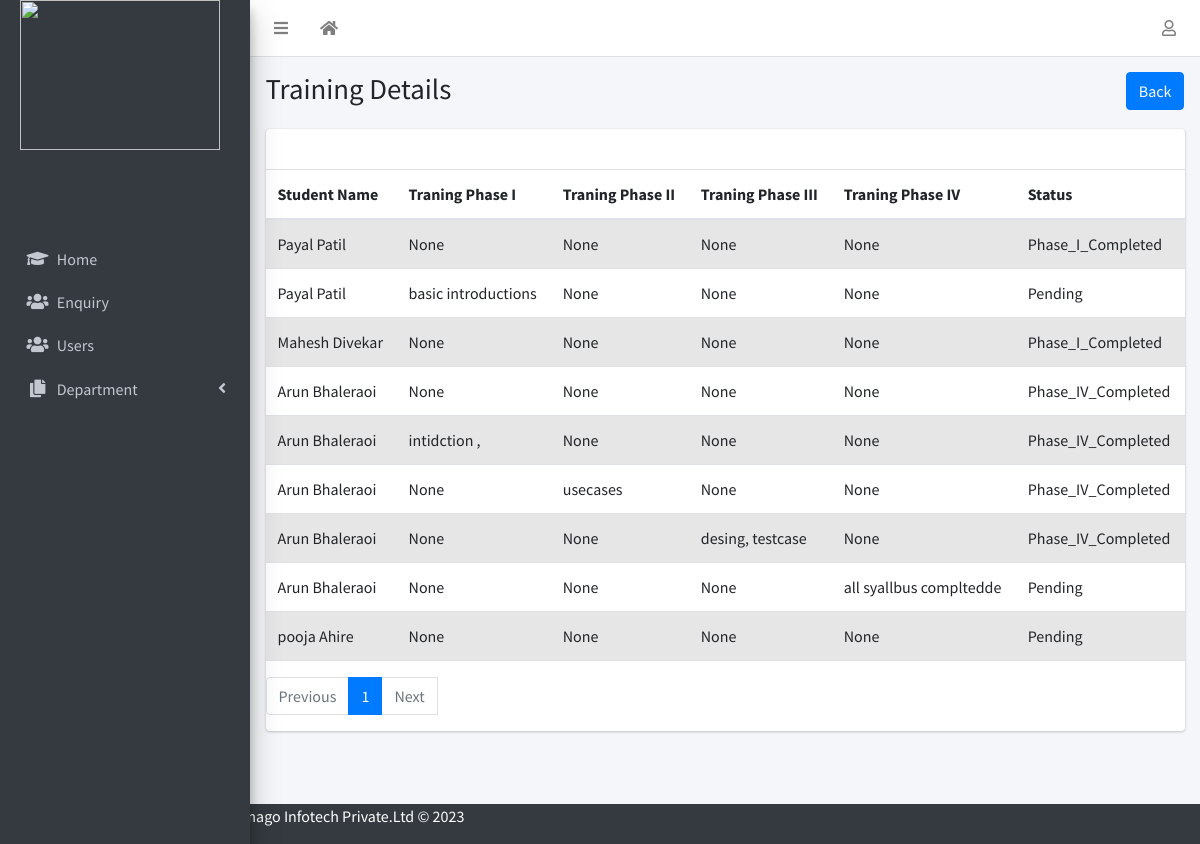
The page /training_list/ on the database its author committed.
### emanage/models.py (models this page shows)
class Training(models.Model):
    user = models.OneToOneField(User, on_delete=models.CASCADE,related_name='training',null=True)
    trainer_name=models.ForeignKey(Trainer,on_delete=models.CASCADE,null=True,blank=True)
    enquiry=models.ForeignKey(Enquiry,on_delete=models.CASCADE,null=True,blank=True)
    STATUS=(
        ('Pending','Pending'),
        ('Phase_I_Completed','Phase_I_Completed'),
        ('Phase_II_Completed','Phase_II_Completed'),
        ('Phase_III_Completed','Phase_III_Completed'),
        ('Phase_IV_Completed','Phase_IV_Completed'),
    )
    training_status= models.TextField(max_length=100, choices=STATUS, default="Pending",null=True)
    phase_I=models.CharField(max_length=500,null=True,blank=True)
    phase_II=models.CharField(max_length=500,null=True,blank=True)
    phase_III=models.CharField(max_length=500,null=True,blank=True)
    phase_IV=models.CharField(max_length=500,null=True,blank=True)
    date1=models.DateField(default=datetime.date.today)
    date2=models.DateField(default=datetime.date.today)
    date3=models.DateField(default=datetime.date.today)
    date4=models.DateField(default=datetime.date.today)

class Enquiry(models.Model):
    user = models.OneToOneField(User, on_delete=models.CASCADE,related_name='enquiry',null=True)
    Full_Name=models.CharField(max_length=250,default="")
    gender=models.CharField(max_length=10)
    Email_Address=models.EmailField()
    Contact_Number=models.IntegerField()
    Permanent_Address=models.TextField(blank=True,null=True,default='')
    Date_of_Birth=models.DateField(auto_now_add=False,null=True,blank=True)
    massage=models.TextField(blank=True,null=True)
    Whatsapp_Number=models.IntegerField(blank=True,null=True)
    Alternate_Number=models.IntegerField(blank=True,null=True)
    How_did_you_hear_about_us=models.CharField(null=True,max_length=50)
    qualification=models.CharField(max_length=50,null=True,blank=True)
    Technical_Skills=models.CharField(max_length=150,null=True,blank=True)
    Certification_Done=models.CharField(max_length=200,null=True,blank=True)
    Area_of_Intrest=models.CharField(max_length=200,null=True,blank=True)
    reference=models.CharField(max_length=100,null=True,blank=True)
    remark=models.CharField(max_length=100,null=True,blank=True)
    Training_Mode=models.CharField(max_length=50,blank=True,null=True)
    Office_Location_Preference=models.CharField(max_length=50,null=True,blank=True)
    STATUS = (
        ('Finalized', 'Finalized'),
        ('Pending', 'Pending'),
        ('Informed_On_whatsapp','Informed_On_whatsapp')
    )
    enquiry_Status = models.TextField(max_length=100, choices=STATUS, default="Pending",null=True)
    Cource_name=models.ForeignKey(Cource,on_delete=models.CASCADE,null=True,blank=True)

### emanage/views.py (the view)
# urls.py: path('training_list/',views.training_list,name='training_list'),
def training_list(request):
    items_per_page = 9  # Number of items to display per page
    all_list=Training.objects.all()
    paginator = Paginator(all_list, items_per_page)  # Create a Paginator object
    page_number = request.GET.get('page')  # Get the current page number from the request parameters
    page_obj = paginator.get_page(page_number)  # Get the
    return render(request,'admin/training_list.html',context={'all_list':page_obj,'page_obj':page_obj})

### template/admin/training_list.html
{% extends 'admin/base.html' %}
{% block title %}Training Details{% endblock title %}
{% block breadcrumb %}
<a class="btn btn-primary" href="{% url 'emanage:admin_page' %}"> Back</a>
{% endblock breadcrumb %}
{% block content %}
<div class="table-responsive">
    <table class="table table-striped">
      <thead>
        <tr>
          <th>Student Name</th>
          <th>Traning Phase I</th>
          <th>Traning Phase II</th>
          <th>Traning Phase III</th>
          <th>Traning Phase IV</th>
          <th>Status</th>
        </tr>
      </thead>
      <tbody>
        <tr>
          {% for xyz in all_list %}
            <td>{{xyz.enquiry.Full_Name}}</td>
            <td>{{xyz.phase_I}}</td>
            <td>{{xyz.phase_II}}</td>
            <td>{{xyz.phase_III}}</td>
            <td>{{xyz.phase_IV}}</td>
            <td>{{xyz.training_status}}</td>
          </tr>
          {% endfor %}
          </tbody>
        </table>
        </div>
        <nav aria-label="Page navigation example">
          <ul class="pagination">
            {% if page_obj.has_previous %}
              <li class="page-item"><a class="page-link" href="?page={{ page_obj.previous_page_number }}">Previous</a></li>
            {% else %}
               <li class="page-item disabled"><span class="page-link">Previous</span></li>
            {% endif %}
            {% for i in page_obj.paginator.page_range %}
               {% if page_obj.number == i %}
              <li class="page-item active"><span class="page-link">{{ i }}</span></li>
               {% else %}
                <li class="page-item"><a class="page-link" href="?page={{ i }}">{{ i }}</a></li>
              {% endif %}
            {% endfor %}
            {% if page_obj.has_next %}
               <li class="page-item"><a class="page-link" href="?page={{ page_obj.next_page_number }}">Next</a></li>
            {% else %}
               <li class="page-item disabled"><span class="page-link">Next</span></li>
            {% endif %}
    {% endblock %}

### rows shown on the page
Training: enquiry.Full_Name "Payal Patil", phase_I "None", phase_II "None", phase_III "None", phase_IV "None", training_status "Phase_I_Completed"
Training: enquiry.Full_Name "Payal Patil", phase_I "basic introductions", phase_II "None", phase_III "None", phase_IV "None", training_status "Pending"
Training: enquiry.Full_Name "Mahesh Divekar", phase_I "None", phase_II "None", phase_III "None", phase_IV "None", training_status "Phase_I_Completed"
Training: enquiry.Full_Name "Arun Bhaleraoi", phase_I "None", phase_II "None", phase_III "None", phase_IV "None", training_status "Phase_IV_Completed"
Training: enquiry.Full_Name "Arun Bhaleraoi", phase_I "intidction ,", phase_II "None", phase_III "None", phase_IV "None", training_status "Phase_IV_Completed"
Training: enquiry.Full_Name "Arun Bhaleraoi", phase_I "None", phase_II "usecases", phase_III "None", phase_IV "None", training_status "Phase_IV_Completed"
Training: enquiry.Full_Name "Arun Bhaleraoi", phase_I "None", phase_II "None", phase_III "desing, testcase", phase_IV "None", training_status "Phase_IV_Completed"
Training: enquiry.Full_Name "Arun Bhaleraoi", phase_I "None", phase_II "None", phase_III "None", phase_IV "all syallbus compltedde", training_status "Pending"
Training: enquiry.Full_Name "pooja Ahire", phase_I "None", phase_II "None", phase_III "None", phase_IV "None", training_status "Pending"

### other values the page prints
{{ i }} "1"
